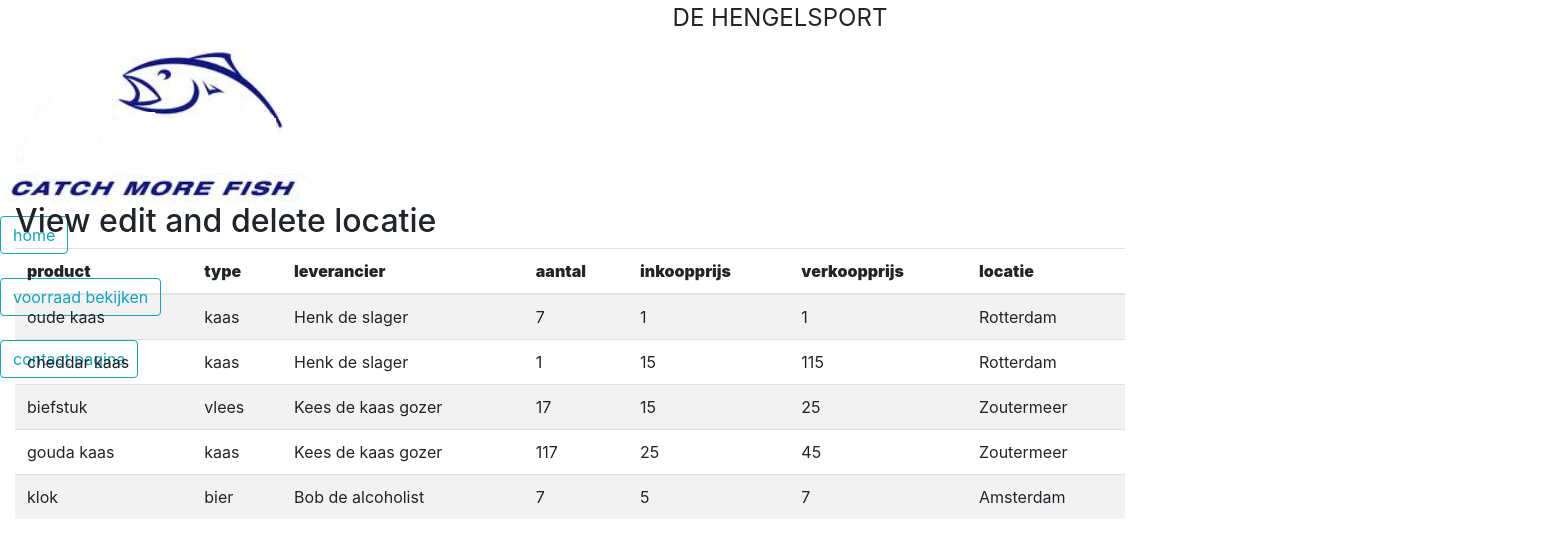
The app's page /voorraad_klant.php with its own data.
### tables this page shows
CREATE TABLE voorraad(
    id INT NOT NULL AUTO_INCREMENT,
    locatieID INT NOT NULL,
    productID INT NOT NULL,
    aantal VARCHAR(250) NOT NULL,
    PRIMARY KEY(id),
    FOREIGN KEY(locatieID) REFERENCES locatie(id),
    FOREIGN KEY(productID) REFERENCES artikel(id)
);

CREATE TABLE artikel(
    id INT NOT NULL AUTO_INCREMENT,
    levID INT NOT NULL,
    product VARCHAR(250) NOT NULL,
    type VARCHAR(250) NOT NULL,
    inkoopprijs INT(250) NOT NULL,
    verkoopprijs INT(250) NOT NULL,
    PRIMARY KEY(id),
    FOREIGN KEY(levID) REFERENCES leverancier(id)
);

CREATE TABLE leverancier(
    id INT NOT NULL AUTO_INCREMENT,
    leverancier VARCHAR(250) NOT NULL,
    telefoon INT(15) NOT NULL,
    PRIMARY KEY(id)
);

CREATE TABLE locatie(
    id INT NOT NULL AUTO_INCREMENT,
    locatie VARCHAR(250) NOT NULL,
    PRIMARY KEY(id)
);

### database.php (called while the page is built, shortened)
  <?php
  class database{
    private $pdo;
    public function __construct($host, $user, $pass, $db, $charset){
      try {
          $dsn = "mysql:host=$host;dbname=$db;charset=$charset";
          $options = [
              PDO::ATTR_ERRMODE            => PDO::ERRMODE_EXCEPTION,
              PDO::ATTR_DEFAULT_FETCH_MODE => PDO::FETCH_ASSOC,
              PDO::ATTR_EMULATE_PREPARES   => false,
          ];
          $this->pdo = new PDO($dsn, $user, $pass, $options);
      } catch (\PDOException $e) {
          echo $e->getMessage();
          throw $e;
      }
    }
    public function get_voorraad_information($aantal){
        $query = "SELECT a.product, a.type, le.leverancier, v.aantal, a.inkoopprijs, a.verkoopprijs, l.locatie
                  FROM voorraad as v
                  INNER JOIN locatie as l on v.LocatieID = l.id
                  INNER JOIN artikel as a on v.productID = a.id
                  INNER JOIN leverancier as le on v.locatieID = le.id";
        $stmt = $this->pdo->prepare($query);
        $aantal !== NULL ? $stmt->execute(['aantal'=>$aantal]) : $stmt->execute();
        $results = $stmt->fetchAll(PDO::FETCH_ASSOC);
        return $results;
    }
  }
?>

### voorraad_klant.php (the view, shortened to what this page needs)
<?php
include 'database.php';
$db = new database('localhost', 'root', '', 'hengelsport', 'utf8');
  ?>
<html>
  <head>
    <link rel="stylesheet" href="https://cdn.jsdelivr.net/npm/bootstrap@4.5.3/dist/css/bootstrap.min.css">
  </head>
  <body>
    <div>
      <legend style="text-align: center;"> DE HENGELSPORT </legend>
      <img src="img\logo.png">
        <div class="topnav">
          <a class="btn btn-outline-info" href="welcome_user.php">home</a><br><br>
          <a class="btn btn-outline-info" href="voorraad_klant.php">voorraad bekijken</a><br><br>
          <a class="btn btn-outline-info" href="contact.php">contact pagina</a><br><br>
        </div>
      </div>
    <?php
        $results = $db->get_voorraad_information(NULL);
        $columns = array_keys($results[0]);
        ?>
      <div class="container" style="margin-top:-200px; margin-right:500px;">
        <div class="table-responsive">
            <div class="table-wrapper">
                <div class="table-title">
                    <div class="row">
                        <div class="col-sm-5">
                            <h2>View edit and delete locatie</b></h2>
                        </div>
                    </div>
                </div>
                <table class="table table-striped table-hover">
                    <thead>
                        <tr>
                          <?php foreach($columns as $column){ ?>
                              <th><strong> <?php echo $column ?> </strong></th>
                          <?php } ?>
                        </tr>
                    </thead>
                    <?php foreach($results as $rows => $row){ ?>
                        <tr>
                            <?php foreach($row as $row_data){?>
                                <td>
                                    <?php echo $row_data ?>
                                </td>
                            <?php } ?>
                      </tr>
                    <?php } ?>
              </table>
            </body>
        </html>

### voorraad_klant.php (style rules this page uses)
.table-responsive { overflow-x: unset !important; }

### records on screen
voorraad: productID.product "oude kaas", productID.type "kaas", leverancier.leverancier "Henk de slager", aantal "7", row_data "1", locatieID.locatie "Rotterdam"
voorraad: productID.product "cheddar kaas", productID.type "kaas", leverancier.leverancier "Henk de slager", aantal "1", productID.inkoopprijs "15", productID.verkoopprijs "115", locatieID.locatie "Rotterdam"
voorraad: productID.product "biefstuk", productID.type "vlees", leverancier.leverancier "Kees de kaas gozer", aantal "17", productID.inkoopprijs "15", productID.verkoopprijs "25", locatieID.locatie "Zoutermeer"
voorraad: productID.product "gouda kaas", productID.type "kaas", leverancier.leverancier "Kees de kaas gozer", aantal "117", productID.inkoopprijs "25", productID.verkoopprijs "45", locatieID.locatie "Zoutermeer"
voorraad: productID.product "klok", productID.type "bier", leverancier.leverancier "Bob de alcoholist", row_data "7", productID.inkoopprijs "5", locatieID.locatie "Amsterdam"

### other values on screen
$column "product"
$column "type"
$column "leverancier"
$column "aantal"
$column "inkoopprijs"
$column "verkoopprijs"
$column "locatie"
